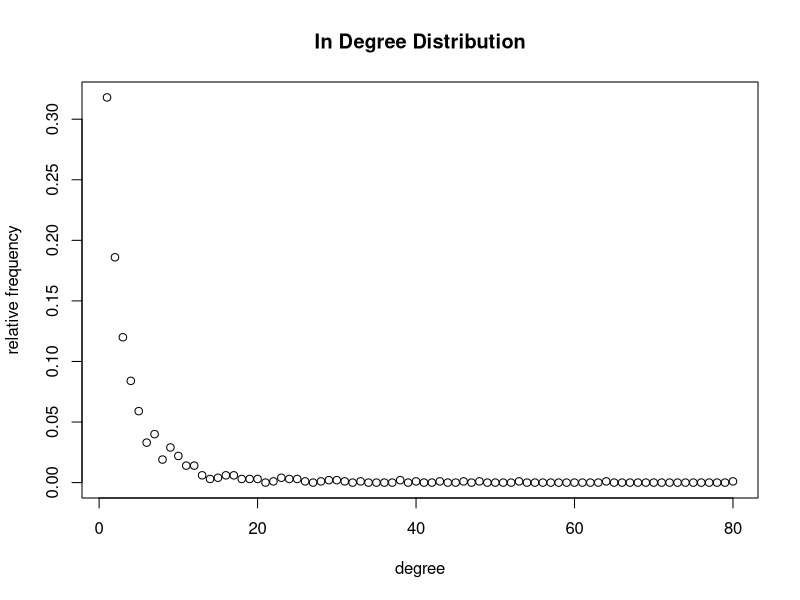
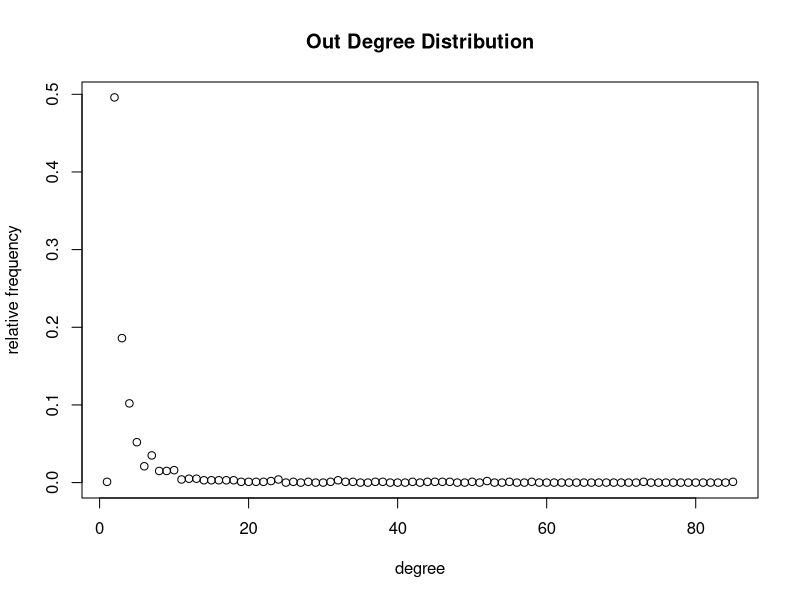
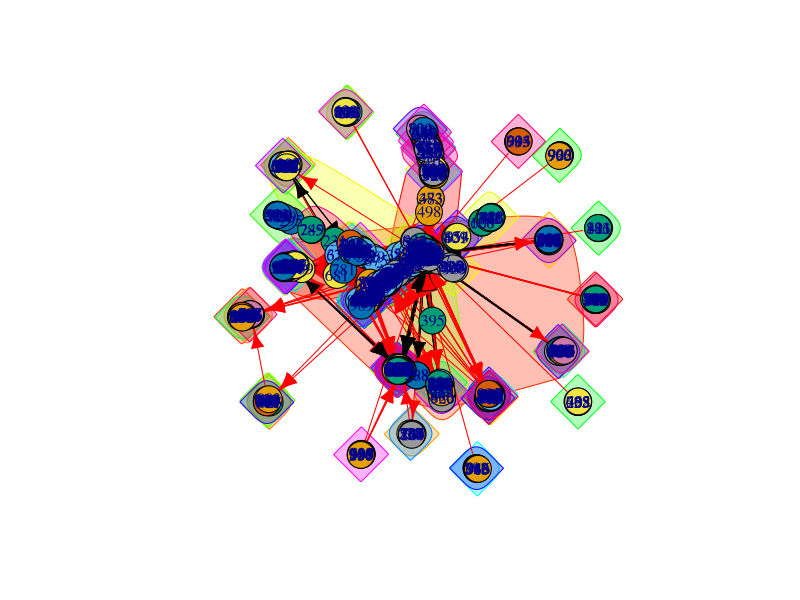

Recreate these plots in R, in order.
## Load package
library(igraph)

# Q4
# Part a
ff <- sample_forestfire(1000, fw.prob=0.37, bw.factor=0.32/0.37)
din <- degree_distribution(ff, mode="in")
dout <- degree_distribution(ff, mode="out")
plot(din, main = "In Degree Distribution",xlab="degree",ylab="relative frequency")
dev.copy(png,'FFin.png')
dev.off()
plot(dout, main = "Out Degree Distribution",xlab="degree",ylab="relative frequency")
dev.copy(png,'FFout.png')
dev.off()

# Part b and c
dia = numeric()
mod = numeric()
for (i in 1:50) {
  f <- sample_forestfire(1000, fw.prob=0.37, bw.factor=0.32/0.37)
  dia = c(dia, diameter(f))
  community <- cluster_walktrap(f)
  mod = c(mod, modularity(community))
}
mean(dia)
mean(mod)
plot(community,f)
dev.copy(png,'FFCommunityStructure.png')
dev.off()
